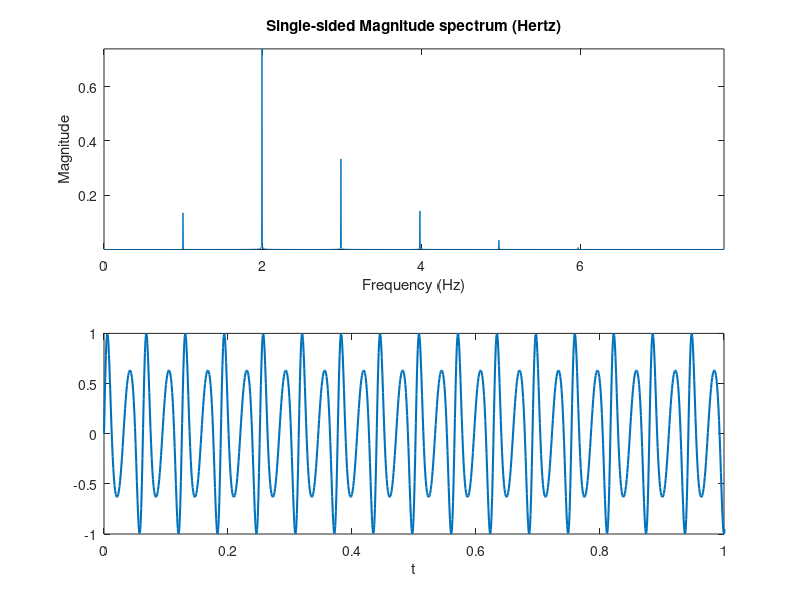

Recreate this plot in MATLAB. (Note: this script raises an error after producing the figure.)
fc = 100;
fm = 100;
ypm = @(t) sin(fc*t + 2*sin(fm*t));
y = @(t) cos(fm*t);


y1=@(t) 0.15*sin(2*pi*1*t);
y2=@(t) 0.75*sin(2*pi*2*t);
y3=@(t) 0.30*sin(2*pi*3*t);
y4=@(t) 0.14*sin(2*pi*4*t);

yx=@(t) 0.15*sin(2*pi*1*t) + 0.75*sin(2*pi*2*t) + 0.30*sin(2*pi*3*t) + 0.14*sin(2*pi*4*t);

dmn = 0:0.001:4*pi;

signal = ypm(dmn);

N = length(signal);
fs = 62.5; % 62.5 samples per second
fnyquist = fs/2; %Nyquist frequency

X_mags = abs(fft(signal))/6000;
bin_vals = [0 : N-1];
fax_Hz = bin_vals*fs/N;
N_2 = ceil(N/2);
N_3 = ceil(N/3);


% Defaults for this blog post
width = 3;    % Width in inches
height = 5;    % Height in inches
alw = 0.75;    % AxesLineWidth
fsz = 11;      % Fontsize
lw = 1.5;      % LineWidth
msz = 8;       % MarkerSize

% Plot settings
xbounds = [0 1]; % x axis
ybounds = [-1 1];       % y axis
ytick = 0.5;         % y step size


figure(1);
pos = get(gcf, 'Position');
set(gcf, 'Position', [pos(1) pos(2) width*100, height*100]); %<- Set size
set(gca, 'FontSize', fsz, 'LineWidth', alw); %<- Set properties

% Plot 1
subplot(2,1,1)
N_30 = ceil(N/8);
plot(fax_Hz(1:N_30), X_mags(1:N_30))
xlabel('Frequency (Hz)')
ylabel('Magnitude');
title('Single-sided Magnitude spectrum (Hertz)');
axis tight

% Plot 2
subplot(2,1,2)
plot(dmn, ypm(dmn), 'LineWidth',lw); %<- Specify plot properites

xlim(xbounds);
ylim(ybounds);
set(gca, 'ytick', ybounds(1):ytick:ybounds(2))
xlabel('t');

%# vertical line
hx = graph2d.constantline(0, 'LineStyle',':', 'Color',[.7 .7 .7]);
changedependvar(hx,'x');
%# horizontal line
hy = graph2d.constantline(0, 'LineStyle',':', 'Color',[.7 .7 .7]);
changedependvar(hy,'y');


hold on
plot(dmn, y1(dmn), 'Color', 'red');
plot(dmn, y2(dmn), 'Color', 'red');
plot(dmn, y3(dmn), 'Color', 'red');
plot(dmn, y4(dmn), 'Color', 'red');
plot(dmn, yx(dmn), 'Color', 'green');
hold off

% Here we preserve the size of the image when we save it.
set(gcf,'InvertHardcopy','on');
set(gcf,'PaperUnits', 'inches');
papersize = get(gcf, 'PaperSize');
left = (papersize(1)- width)/2;
bottom = (papersize(2)- height)/2;
myfiguresize = [left, bottom, width, height];
set(gcf,'PaperPosition', myfiguresize);

% Save the file as PNG
print('improvedExample','-dpng','-r300');







